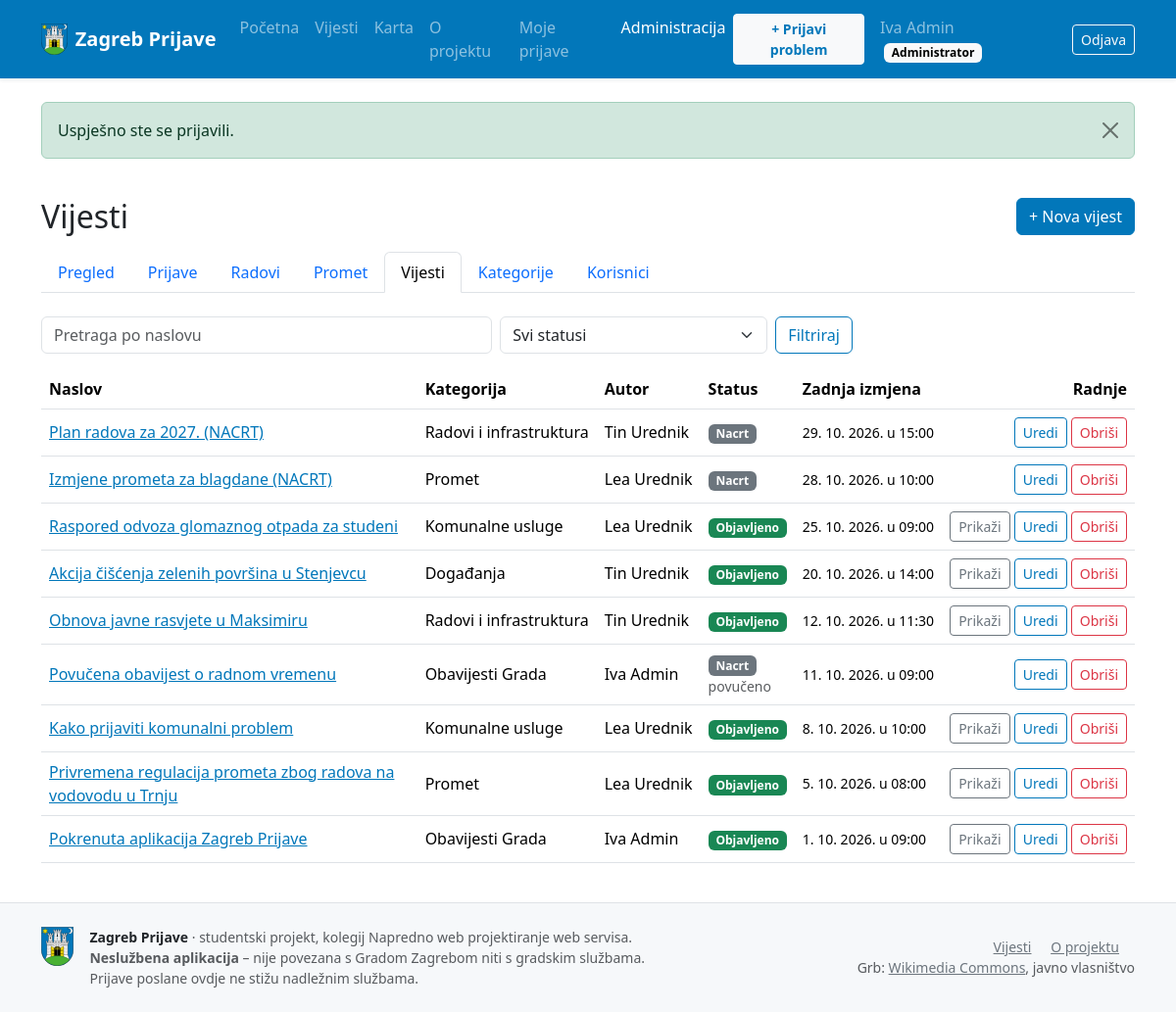
The app's page /zagreb-prijave/admin/vijesti (signed in) with its own data.
### tables this page shows
CREATE TABLE korisnici (
  id             INT UNSIGNED     NOT NULL AUTO_INCREMENT,
  ime            VARCHAR(50)      NOT NULL,
  prezime        VARCHAR(50)      NOT NULL,
  email          VARCHAR(255)     NOT NULL,
  lozinka_hash   VARCHAR(255)     NOT NULL,    
  uloga_id       TINYINT UNSIGNED NOT NULL,
  aktivan        TINYINT(1)       NOT NULL DEFAULT 1,
  zadnja_prijava DATETIME         NULL,
  kreirano_u     DATETIME         NOT NULL DEFAULT CURRENT_TIMESTAMP,
  azurirano_u    DATETIME         NOT NULL DEFAULT CURRENT_TIMESTAMP ON UPDATE CURRENT_TIMESTAMP,
  PRIMARY KEY (id),
  UNIQUE KEY uq_korisnici_email (email),
  KEY idx_korisnici_uloga (uloga_id),
  CONSTRAINT fk_korisnici_uloga
    FOREIGN KEY (uloga_id) REFERENCES uloge (id)
    ON UPDATE CASCADE ON DELETE RESTRICT,      
  CONSTRAINT chk_korisnici_aktivan CHECK (aktivan IN (0, 1))
);

CREATE TABLE uloge (
  id    TINYINT UNSIGNED NOT NULL AUTO_INCREMENT,
  kod   VARCHAR(20)      NOT NULL,
  naziv VARCHAR(50)      NOT NULL,
  opis  VARCHAR(255)     NULL,
  PRIMARY KEY (id),
  UNIQUE KEY uq_uloge_kod (kod)
);

CREATE TABLE vijesti (
  id            INT UNSIGNED      NOT NULL AUTO_INCREMENT,
  kategorija_id SMALLINT UNSIGNED NOT NULL,
  autor_id      INT UNSIGNED      NOT NULL,
  naslov        VARCHAR(200)      NOT NULL,
  sazetak       VARCHAR(500)      NOT NULL,
  sadrzaj       MEDIUMTEXT        NOT NULL,
  slika         VARCHAR(255)      NULL,
  status        ENUM('nacrt','objavljeno') NOT NULL DEFAULT 'nacrt',
  datum_objave  DATETIME          NULL,        
  kreirano_u    DATETIME          NOT NULL DEFAULT CURRENT_TIMESTAMP,
  azurirano_u   DATETIME          NOT NULL DEFAULT CURRENT_TIMESTAMP ON UPDATE CURRENT_TIMESTAMP,
  PRIMARY KEY (id),
  KEY idx_vijesti_kategorija (kategorija_id),
  KEY idx_vijesti_autor (autor_id),
  KEY idx_vijesti_status_datum (status, datum_objave),
  CONSTRAINT fk_vijesti_kategorija
    FOREIGN KEY (kategorija_id) REFERENCES kategorije_vijesti (id)
    ON UPDATE CASCADE ON DELETE RESTRICT,      
  CONSTRAINT fk_vijesti_autor
    FOREIGN KEY (autor_id) REFERENCES korisnici (id)
    ON UPDATE CASCADE ON DELETE RESTRICT,
   
  CONSTRAINT chk_vijesti_objava CHECK (status <> 'objavljeno' OR datum_objave IS NOT NULL)
);

CREATE TABLE kategorije_vijesti (
  id          SMALLINT UNSIGNED NOT NULL AUTO_INCREMENT,
  naziv       VARCHAR(80)       NOT NULL,
  opis        VARCHAR(255)      NULL,
  kreirano_u  DATETIME          NOT NULL DEFAULT CURRENT_TIMESTAMP,
  azurirano_u DATETIME          NOT NULL DEFAULT CURRENT_TIMESTAMP ON UPDATE CURRENT_TIMESTAMP,
  PRIMARY KEY (id),
  UNIQUE KEY uq_kategorije_naziv (naziv)
);

### views/admin/vijesti/index.php (the view, shortened to what the rows shown need)
<div class="d-flex flex-wrap justify-content-between align-items-center gap-2 mb-3">
    <h1 class="h2 mb-0"><?= e($title) ?></h1>
    <a href="<?= e(url('/admin/vijesti/nova')) ?>" class="btn btn-primary">+ Nova vijest</a>
</div>
<?php require __DIR__ . '/../_nav.php'; ?>
<form method="get" action="<?= e(url('/admin/vijesti')) ?>" class="row g-2 mb-3" role="search">
    <div class="col-sm-6 col-md-5">
        <input type="search" class="form-control" id="q" name="q" maxlength="100" placeholder="Pretraga po naslovu"
               value="<?= e($q) ?>">
    </div>
    <div class="col-sm-4 col-md-3">
        <select class="form-select" id="status" name="status">
            <option value="">Svi statusi</option>
        </select>
    </div>
    <div class="col-auto">
        <button type="submit" class="btn btn-outline-primary">Filtriraj</button>
    </div>
</form>
<?php if ($vijesti === []): ?>
    <div class="text-center text-body-secondary py-5 border rounded-3">
        <?= $q !== '' || $status !== null ? 'Nema vijesti koje odgovaraju filtru.' : 'Još nema vijesti. Napišite prvu!' ?>
    </div>
<?php else: ?>
    <div class="table-responsive">
        <table class="table table-hover align-middle">
            <thead>
            <tr>
                <th scope="col">Naslov</th>
                <th scope="col">Kategorija</th>
                <?php if ($sveVijesti): ?><th scope="col">Autor</th><?php endif; ?>
                <th scope="col">Status</th>
                <th scope="col">Zadnja izmjena</th>
                <th scope="col" class="text-end">Radnje</th>
            </tr>
            </thead>
            <tbody>
            <?php foreach ($vijesti as $v): ?>
                <tr>
                    <td><a href="<?= e(url('/admin/vijesti/' . (int) $v['id'] . '/uredi')) ?>"><?= e($v['naslov']) ?></a></td>
                    <td class="text-nowrap"><?= e($v['kategorija']) ?></td>
                    <?php if ($sveVijesti): ?><td class="text-nowrap"><?= e($v['autor']) ?></td><?php endif; ?>
                    <td>
                        <?php if ($v['status'] === 'objavljeno'): ?>
                            <span class="badge text-bg-success">Objavljeno</span>
                        <?php else: ?>
                            <span class="badge text-bg-secondary">Nacrt</span>
                            <?php if ($v['datum_objave']): ?><span class="small text-body-secondary d-block">povučeno</span><?php endif; ?>
                        <?php endif; ?>
                    </td>
                    <td class="text-nowrap small"><?= e(datum($v['azurirano_u'], true)) ?></td>
                    <td class="text-end text-nowrap">
                        <?php if ($v['status'] === 'objavljeno'): ?>
                            <a href="<?= e(url('/vijesti/' . (int) $v['id'])) ?>" class="btn btn-sm btn-outline-secondary">Prikaži</a>
                        <?php endif; ?>
                        <a href="<?= e(url('/admin/vijesti/' . (int) $v['id'] . '/uredi')) ?>" class="btn btn-sm btn-outline-primary">Uredi</a>
                        <form method="post" action="<?= e(url('/admin/vijesti/' . (int) $v['id'] . '/obrisi')) ?>" class="d-inline"
                              data-potvrda="Obrisati vijest „<?= e($v['naslov']) ?>”? Radnja se ne može poništiti.">
                            <button type="submit" class="btn btn-sm btn-outline-danger">Obriši</button>
                        </form>
                    </td>
                </tr>
            <?php endforeach; ?>
            </tbody>
        </table>
    </div>
<?php endif; ?>

### views/admin/_nav.php (shortened to what the rows shown need)
<?php
$stavke = Auth::hasRole('admin')
    ? ['/admin' => 'Pregled', '/admin/prijave' => 'Prijave', '/admin/radovi' => 'Radovi', '/admin/promet' => 'Promet', '/admin/vijesti' => 'Vijesti', '/admin/kategorije' => 'Kategorije', '/admin/korisnici' => 'Korisnici']
    : ['/admin/vijesti' => 'Moje vijesti'];
$trenutna = request_path();
?>
<ul class="nav nav-tabs mb-4">
    <?php foreach ($stavke as $putanja => $naziv):
        $aktivna = $trenutna === $putanja || ($putanja !== '/admin' && str_starts_with($trenutna, $putanja . '/')); ?>
        <li class="nav-item">
            <a class="nav-link<?= $aktivna ? ' active' : '' ?>" href="<?= e(url($putanja)) ?>"
                <?= $aktivna ? 'aria-current="page"' : '' ?>><?= e($naziv) ?></a>
        </li>
    <?php endforeach; ?>
</ul>

### src/Core/Router.php (shortened to what the rows shown need)
<?php
final class Router
{
    private array $routes = [];
    private function add(string $method, string $path, array $handler, array $options): void
    {
        $pattern = preg_replace('#\{(\w+)\}#', '(?P<$1>\d+)', $path);
        $this->routes[] = [
            'method'  => $method,
            'pattern' => '#^' . $pattern . '$#',
            'handler' => $handler,
            'options' => $options,
        ];
    }
    public function dispatch(string $method, string $path): void
    {
        $api = Api::isApiPath($path);
        foreach ($this->routes as $route) {
            if (!preg_match($route['pattern'], $path, $matches)) {
                continue;
            }
            $params = array_map('intval', array_filter($matches, 'is_string', ARRAY_FILTER_USE_KEY));
            if (!$this->passesGuards($method, $route['options'], $api)) {
                return;
            }
            [$class, $action] = $route['handler'];
            (new $class())->$action(...$params);
            return;
        }
    }
    private function passesGuards(string $method, array $options, bool $api): bool
    {
        $uloge = $options['uloge'] ?? [];
        if ((!empty($options['auth']) || $uloge !== []) && !Auth::check()) {
            if ($api) {
                Api::error(401, 'Potrebna je prijava.');
                return false;
            }
            Session::flash('warning', 'Za pristup ovoj stranici morate se prijaviti.');
            redirect('/racun/prijava');
        }
        return true;
    }
}

### views/layout.php (shortened to what the rows shown need)
<?php
$korisnik = Auth::user();
$flash = Session::pullFlash();
?>
<!DOCTYPE html>
<html lang="hr">
<head>
    <link rel="stylesheet"
          href="https://cdn.jsdelivr.net/npm/bootstrap@5.3.3/dist/css/bootstrap.min.css"
>
    <link rel="stylesheet" href="<?= e(asset('css/app.css')) ?>">
</head>
<body class="d-flex flex-column min-vh-100">
<nav class="navbar navbar-expand-lg navbar-dark bg-zagreb shadow-sm">
    <div class="container">
        <a class="navbar-brand d-flex align-items-center gap-2 fw-semibold" href="<?= e(url('/')) ?>">
            <img src="<?= e(asset('img/grb-zagreb.svg')) ?>" alt="" class="brand-grb">
            Zagreb Prijave
        </a>
        <div class="collapse navbar-collapse" id="glavniIzbornik">
            <ul class="navbar-nav me-auto">
                <?= nav_link('/', 'Početna') ?>
                <?= nav_link('/vijesti', 'Vijesti') ?>
                <?= nav_link('/karta', 'Karta') ?>
                <?= nav_link('/o-projektu', 'O projektu') ?>
                <?php if ($korisnik): ?>
                    <?= nav_link('/prijave/moje', 'Moje prijave') ?>
                <?php endif; ?>
                <?php if (Auth::hasRole('admin')): ?>
                    <?= nav_link('/admin', 'Administracija') ?>
                <?php elseif (Auth::hasRole('urednik')): ?>
                    <?= nav_link('/admin/vijesti', 'Moje vijesti') ?>
                <?php elseif (Auth::hasRole('radnik')): ?>
                    <?= nav_link('/radnik/zadaci', 'Moji zadaci') ?>
                <?php endif; ?>
            </ul>
            <ul class="navbar-nav align-items-lg-center gap-lg-2">
                <?php if ($korisnik): ?>
                    <li class="nav-item">
                        <a class="btn btn-light btn-sm text-zagreb fw-semibold" href="<?= e(url('/prijave/nova')) ?>">+ Prijavi problem</a>
                    </li>
                    <li class="nav-item">
                        <a class="nav-link" href="<?= e(url('/racun/profil')) ?>">
                            <?= e($korisnik['ime'] . ' ' . $korisnik['prezime']) ?>
                            <span class="badge text-bg-light ms-1"><?= e($korisnik['uloga_naziv']) ?></span>
                        </a>
                    </li>
                    <li class="nav-item">
                        <form method="post" action="<?= e(url('/racun/odjava')) ?>" class="d-inline">
                            <button type="submit" class="btn btn-outline-light btn-sm">Odjava</button>
                        </form>
                    </li>
                <?php endif; ?>
            </ul>
        </div>
    </div>
</nav>
<main id="sadrzaj" class="flex-grow-1">
    <?php if ($flash): ?>
        <div class="container pt-4">
            <?php foreach ($flash as $poruka): ?>
                <div class="alert alert-<?= e($poruka['type']) ?> alert-dismissible fade show" role="alert">
                    <?= e($poruka['message']) ?>
                    <button type="button" class="btn-close" data-bs-dismiss="alert" aria-label="Zatvori"></button>
                </div>
            <?php endforeach; ?>
        </div>
    <?php endif; ?>
    <?php if (!empty($punaSirina)): ?>
        <?= $content ?>
    <?php else: ?>
        <div class="container py-4"><?= $content ?></div>
    <?php endif; ?>
</main>
<footer class="footer border-top mt-auto">
    <div class="container py-4">
        <div class="row g-3 align-items-center">
            <div class="col-md-7 d-flex gap-3 align-items-start">
                <img src="<?= e(asset('img/grb-zagreb.svg')) ?>" alt="" class="footer-grb">
                <div class="small text-body-secondary">
                    <strong class="text-body">Zagreb Prijave</strong> · studentski projekt, kolegij
                    Napredno web projektiranje web servisa.<br>
                    <strong>Neslužbena aplikacija</strong> – nije povezana s Gradom Zagrebom niti s gradskim službama.
                    Prijave poslane ovdje ne stižu nadležnim službama.
                </div>
            </div>
            <div class="col-md-5 small text-md-end">
                <a href="<?= e(url('/vijesti')) ?>" class="link-secondary me-3">Vijesti</a>
                <a href="<?= e(url('/o-projektu')) ?>" class="link-secondary me-3">O projektu</a>
                <br class="d-none d-md-inline">
                <span class="text-body-secondary">
                    Grb: <a class="link-secondary" href="https://commons.wikimedia.org/wiki/File:Coat_of_arms_of_Zagreb.svg"
                            rel="noopener" target="_blank">Wikimedia Commons</a>, javno vlasništvo
                </span>
            </div>
        </div>
    </div>
</footer>
</body>
</html>

### records on screen
korisnici: ime+prezime "Iva Admin", uloga.naziv "Administrator", uloga.kod "Pregled", uloga.kod "Prijave", uloga.kod "Radovi", uloga.kod "Promet", uloga.kod "Vijesti", uloga.kod "Kategorije", uloga.kod "Korisnici"
vijesti: naslov "Plan radova za 2027. (NACRT)", kategorija.naziv "Radovi i infrastruktura", autor "Tin Urednik", status "Nacrt", azurirano_u "29. 10. 2026. u 15:00"
vijesti: naslov "Izmjene prometa za blagdane (NACRT)", kategorija.naziv "Promet", autor "Lea Urednik", status "Nacrt", azurirano_u "28. 10. 2026. u 10:00"
vijesti: naslov "Raspored odvoza glomaznog otpada za studeni", kategorija.naziv "Komunalne usluge", autor "Lea Urednik", status "Objavljeno", azurirano_u "25. 10. 2026. u 09:00"
vijesti: naslov "Akcija čišćenja zelenih površina u Stenjevcu", kategorija.naziv "Događanja", autor "Tin Urednik", status "Objavljeno", azurirano_u "20. 10. 2026. u 14:00"
vijesti: naslov "Obnova javne rasvjete u Maksimiru", kategorija.naziv "Radovi i infrastruktura", autor "Tin Urednik", status "Objavljeno", azurirano_u "12. 10. 2026. u 11:30"
vijesti: naslov "Povučena obavijest o radnom vremenu", kategorija.naziv "Obavijesti Grada", autor "Iva Admin", status "Nacrt", azurirano_u "11. 10. 2026. u 09:00"
vijesti: naslov "Kako prijaviti komunalni problem", kategorija.naziv "Komunalne usluge", autor "Lea Urednik", status "Objavljeno", azurirano_u "8. 10. 2026. u 10:00"
vijesti: naslov "Privremena regulacija prometa zbog radova na vodovodu u Trnju", kategorija.naziv "Promet", autor "Lea Urednik", status "Objavljeno", azurirano_u "5. 10. 2026. u 08:00"
vijesti: naslov "Pokrenuta aplikacija Zagreb Prijave", kategorija.naziv "Obavijesti Grada", autor "Iva Admin", status "Objavljeno", azurirano_u "1. 10. 2026. u 09:00"

### other values on screen
$label "Početna Vijesti Karta O projektu Moje prijave Administracija"
$poruka['message'] "Uspješno ste se prijavili."
